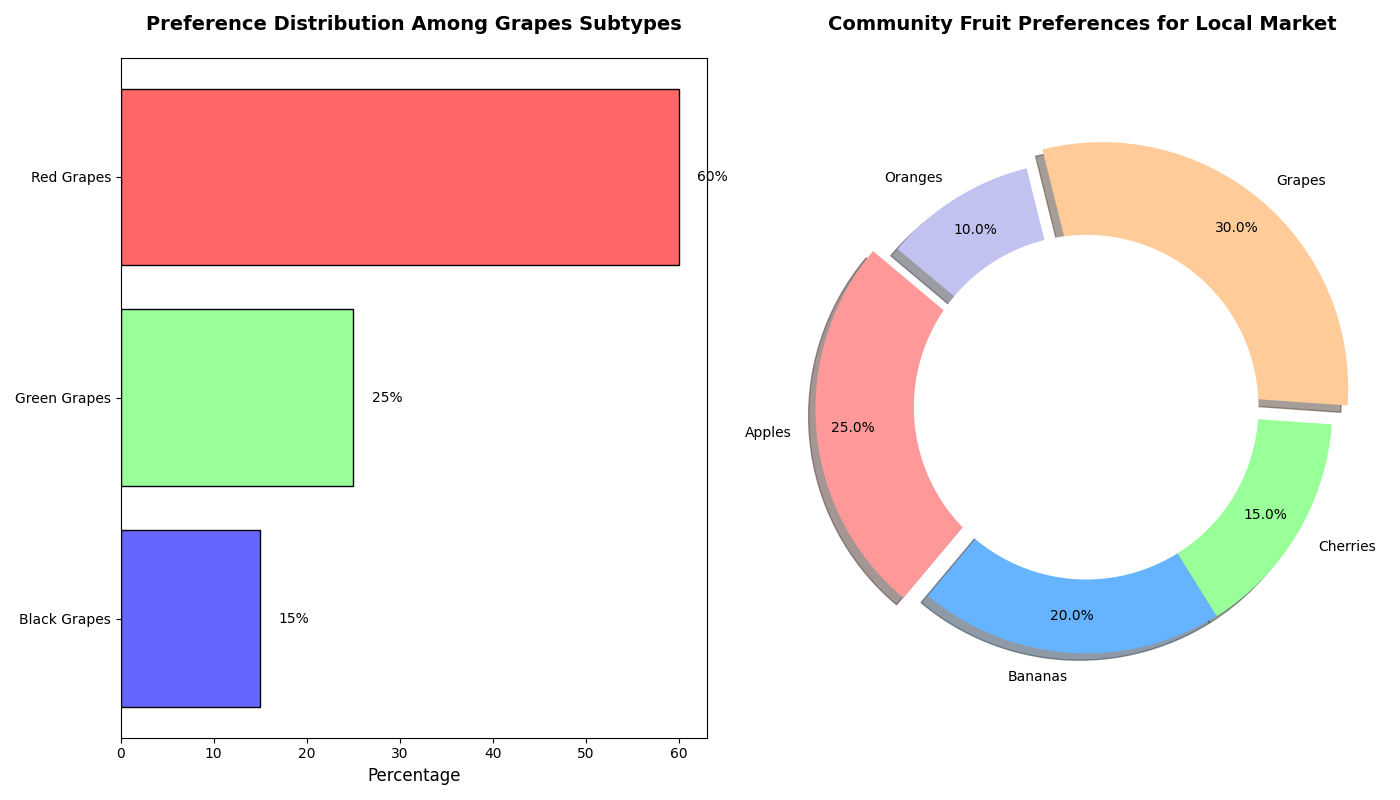

Generate this figure with Python:
import matplotlib.pyplot as plt
import numpy as np

# Data: Percentage preferences for different fruit types
fruit_types = ['Apples', 'Bananas', 'Cherries', 'Grapes', 'Oranges']
preferences_percentages = [25, 20, 15, 30, 10]
colors = ['#ff9999','#66b3ff','#99ff99','#ffcc99','#c2c2f0']

# Create figure and subplots
fig, ax = plt.subplots(1, 2, figsize=(14, 8))

# Side Bar Chart: Detailed Insight on Grapes Subtypes
grape_subtypes = ['Red Grapes', 'Green Grapes', 'Black Grapes']
grape_preferences = [60, 25, 15]
grape_colors = ['#ff6666', '#99ff99', '#6666ff']
y_pos = np.arange(len(grape_subtypes))

ax[0].barh(y_pos, grape_preferences, color=grape_colors, edgecolor='black')
ax[0].set_yticks(y_pos)
ax[0].set_yticklabels(grape_subtypes)
ax[0].invert_yaxis()
ax[0].set_xlabel('Percentage', fontsize=12)
for index, value in enumerate(grape_preferences):
    ax[0].text(value + 2, index, f'{value}%', va='center', ha='left', fontsize=10)
ax[0].set_title('Preference Distribution Among Grapes Subtypes', fontsize=14, fontweight='bold', pad=20)

# Main Pie Chart: Fruit Preferences
wedges1, texts1, autotexts1 = ax[1].pie(
    preferences_percentages, labels=fruit_types, colors=colors, autopct='%1.1f%%',
    startangle=140, pctdistance=0.85, explode=(0.1, 0, 0, 0.1, 0), shadow=True
)
centre_circle1 = plt.Circle((0, 0), 0.70, fc='white')
ax[1].add_artist(centre_circle1)
ax[1].axis('equal')
ax[1].set_title('Community Fruit Preferences for Local Market', fontsize=14, fontweight='bold', pad=20)

# Adjust layout
plt.tight_layout()

# Show the plot
plt.show()
